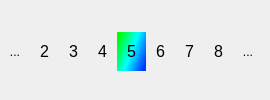
               <widget class="QFrame" name="pages_frame">
                <property name="sizePolicy">
                 <sizepolicy hsizetype="Maximum" vsizetype="Preferred">
                  <horstretch>0</horstretch>
                  <verstretch>0</verstretch>
                 </sizepolicy>
                </property>
                <property name="styleSheet">
                 <string notr="true">QPushButton{
background-color: rgb(0, 0, 0, 0);
border-radius: 0;
padding: 10px;
font-size: 16px;
}
QPushButton:hover{
background-color: rgb(40, 40, 40);
color: white;
}</string>
                </property>
                <property name="frameShape">
                 <enum>QFrame::NoFrame</enum>
                </property>
                <property name="frameShadow">
                 <enum>QFrame::Raised</enum>
                </property>
                <layout class="QHBoxLayout" name="horizontalLayout_19">
                 <property name="spacing">
                  <number>0</number>
                 </property>
                 <property name="leftMargin">
                  <number>0</number>
                 </property>
                 <property name="topMargin">
                  <number>4</number>
                 </property>
                 <property name="rightMargin">
                  <number>0</number>
                 </property>
                 <property name="bottomMargin">
                  <number>0</number>
                 </property>
                 <item>
                  <widget class="QLabel" name="label_6">
                   <property name="sizePolicy">
                    <sizepolicy hsizetype="Maximum" vsizetype="Preferred">
                     <horstretch>0</horstretch>
                     <verstretch>0</verstretch>
                    </sizepolicy>
                   </property>
                   <property name="text">
                    <string>   ...   </string>
                   </property>
                  </widget>
                 </item>
                 <item>
                  <widget class="QPushButton" name="p1">
                   <property name="cursor">
                    <cursorShape>ArrowCursor</cursorShape>
                   </property>
                   <property name="text">
                    <string>2</string>
                   </property>
                  </widget>
                 </item>
                 <item>
                  <widget class="QPushButton" name="p2">
                   <property name="cursor">
                    <cursorShape>ArrowCursor</cursorShape>
                   </property>
                   <property name="text">
                    <string>3</string>
                   </property>
                  </widget>
                 </item>
                 <item>
                  <widget class="QPushButton" name="p3">
                   <property name="cursor">
                    <cursorShape>ArrowCursor</cursorShape>
                   </property>
                   <property name="text">
                    <string>4</string>
                   </property>
                  </widget>
                 </item>
                 <item>
                  <widget class="QPushButton" name="p4">
                   <property name="cursor">
                    <cursorShape>ArrowCursor</cursorShape>
                   </property>
                   <property name="styleSheet">
                    <string notr="true">background-color: qlineargradient(spread:pad, x1:0, y1:0.227, x2:1, y2:0.739, stop:0 rgba(0, 255, 0, 255), stop:0.507389 rgba(0, 255, 255, 255), stop:1 rgba(0, 56, 255, 255));
color: black</string>
                   </property>
                   <property name="text">
                    <string>5</string>
                   </property>
                  </widget>
                 </item>
                 <item>
                  <widget class="QPushButton" name="p5">
                   <property name="cursor">
                    <cursorShape>ArrowCursor</cursorShape>
                   </property>
                   <property name="text">
                    <string>6</string>
                   </property>
                  </widget>
                 </item>
                 <item>
                  <widget class="QPushButton" name="p6">
                   <property name="cursor">
                    <cursorShape>ArrowCursor</cursorShape>
                   </property>
                   <property name="text">
                    <string>7</string>
                   </property>
                  </widget>
                 </item>
                 <item>
                  <widget class="QPushButton" name="p7">
                   <property name="cursor">
                    <cursorShape>ArrowCursor</cursorShape>
                   </property>
                   <property name="text">
                    <string>8</string>
                   </property>
                  </widget>
                 </item>
                 <item>
                  <widget class="QLabel" name="label_72">
                   <property name="sizePolicy">
                    <sizepolicy hsizetype="Maximum" vsizetype="Preferred">
                     <horstretch>0</horstretch>
                     <verstretch>0</verstretch>
                    </sizepolicy>
                   </property>
                   <property name="text">
                    <string>   ...   </string>
                   </property>
                  </widget>
                 </item>
                 <item>
                  <widget class="QLabel" name="page_number_label">
                   <property name="styleSheet">
                    <string notr="true">color: rgba(0, 0, 0, 0);</string>
                   </property>
                   <property name="text">
                    <string>1</string>
                   </property>
                  </widget>
                 </item>
                </layout>
               </widget>
